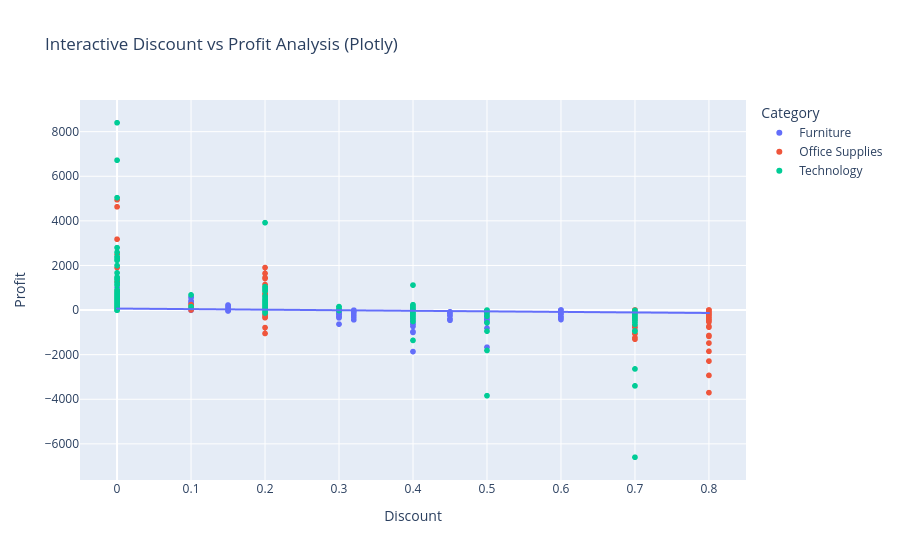

This figure's notebook cell:
### Markdown cell above
###  Briefly compare advantages/disadvantages Plotly Express. vs. Matplotlib + ipywidgets.

### Code cell
# Advanced: Plotly comparison
import plotly.express as px
import plotly.graph_objects as go

# Create interactive Plotly version of discount analysis
fig = px.scatter(df, x='Discount', y='Profit', color='Category',
                hover_data=['Product Name', 'Sales'], 
                title='Interactive Discount vs Profit Analysis (Plotly)')

# Add trendline
fig.add_traces(px.scatter(df, x='Discount', y='Profit', trendline='ols').data[1])

fig.show()

print("PLOTLY vs MATPLOTLIB COMPARISON:")
print("Plotly Advantages:")
print("• Built-in interactivity (zoom, pan, hover)")
print("• Easy to share online")
print("• Professional tooltips and legends")
print("• Automatic responsive design")
print()
print("Matplotlib + ipywidgets Advantages:")  
print("• More customization control")
print("• Better integration with Jupyter workflows")
print("• Smaller file sizes")
print("• Familiar to Python data scientists")

### Figure 1 — Plotly figure (JSON) as saved in the notebook; plotly's stock layout.template omitted (floating-point values rounded to 4 significant figures; data arrays with more than 128 entries replaced by an {"elided": "..."} marker saying what was removed)
{"data": [{"customdata": {"elided": "2121x2 mixed values"}, "hovertemplate": "Category=Furniture<br>Discount=%{x}<br>Profit=%{y}<br>Product Name=%{customdata[0]}<br>Sales=%{customdata[1]}<extra></extra>", "legendgroup": "Furniture", "marker": {"color": "#636efa", "symbol": "circle"}, "mode": "markers", "name": "Furniture", "showlegend": true, "type": "scattergl", "x": {"elided": "2121 float values"}, "xaxis": "x", "y": {"elided": "2121 float values"}, "yaxis": "y"}, {"customdata": {"elided": "6026x2 mixed values"}, "hovertemplate": "Category=Office Supplies<br>Discount=%{x}<br>Profit=%{y}<br>Product Name=%{customdata[0]}<br>Sales=%{customdata[1]}<extra></extra>", "legendgroup": "Office Supplies", "marker": {"color": "#EF553B", "symbol": "circle"}, "mode": "markers", "name": "Office Supplies", "showlegend": true, "type": "scattergl", "x": {"elided": "6026 float values"}, "xaxis": "x", "y": {"elided": "6026 float values"}, "yaxis": "y"}, {"customdata": {"elided": "1847x2 mixed values"}, "hovertemplate": "Category=Technology<br>Discount=%{x}<br>Profit=%{y}<br>Product Name=%{customdata[0]}<br>Sales=%{customdata[1]}<extra></extra>", "legendgroup": "Technology", "marker": {"color": "#00cc96", "symbol": "circle"}, "mode": "markers", "name": "Technology", "showlegend": true, "type": "scattergl", "x": {"elided": "1847 float values"}, "xaxis": "x", "y": {"elided": "1847 float values"}, "yaxis": "y"}, {"hovertemplate": "<b>OLS trendline</b><br>Profit = -249.051 * Discount + 67.5594<br>R<sup>2</sup>=0.048175<br><br>Discount=%{x}<br>Profit=%{y} <b>(trend)</b><extra></extra>", "legendgroup": "", "marker": {"color": "#636efa", "symbol": "circle"}, "mode": "lines", "name": "", "showlegend": false, "type": "scattergl", "x": {"elided": "9994 float values"}, "xaxis": "x", "y": {"elided": "9994 float values"}, "yaxis": "y"}], "layout": {"legend": {"title": {"text": "Category"}, "tracegroupgap": 0}, "title": {"text": "Interactive Discount vs Profit Analysis (Plotly)"}, "xaxis": {"anchor": "y", "domain": [0, 1], "title": {"text": "Discount"}}, "yaxis": {"anchor": "x", "domain": [0, 1], "title": {"text": "Profit"}}}}
